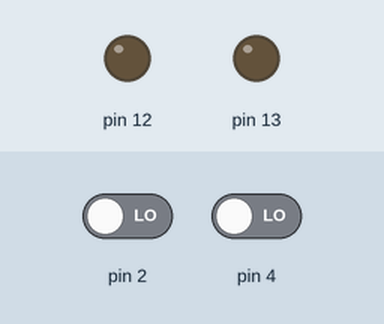
The sketch below on a simulated Arduino Uno, built with avr-gcc and run on an emulated ATmega328P. Parts: output pins drawn as LEDs (lit = HIGH). Inputs (shaded band) come from the test bench; at power-on: pin 2 LOW, pin 4 LOW.

Above: at 1.2 s.
1.3 s: pin 2 driven HIGH
At 1.7 s:
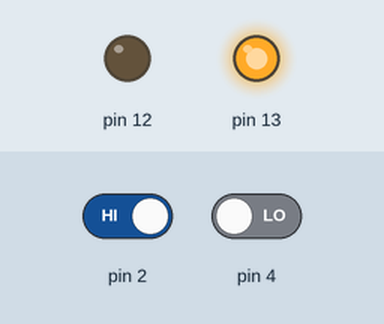
2.8 s: pin 4 driven HIGH
At 4.0 s:
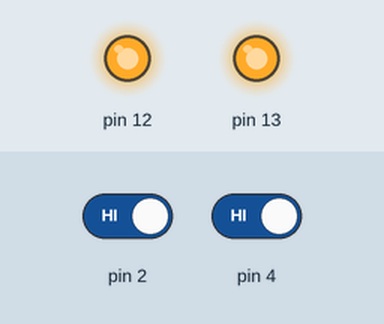
4.3 s: pin 2 driven LOW
At 5.2 s:
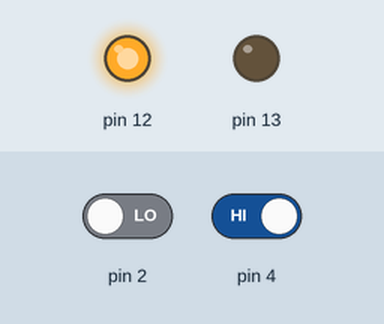
5.8 s: pin 4 driven LOW
At 6.3 s:
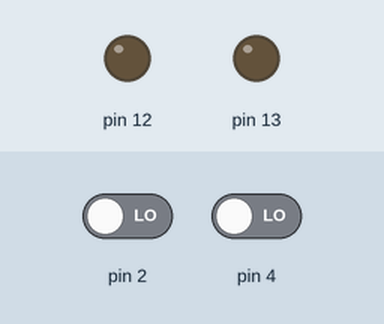
Timing chart, 0 to 8.3 s (numbered marks = the images above; inputs shaded):
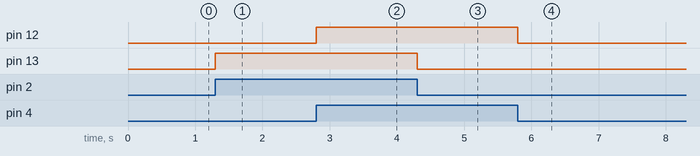

The sketch:

UnoControlledByESP.ino
```cpp
void setup() {
  // put your setup code here, to run once:
  pinMode(4, INPUT);
  pinMode(2, INPUT);
  pinMode(13, OUTPUT);
  pinMode(12, OUTPUT);
}

void loop() {
  // put your main code here, to run repeatedly:
  if(digitalRead(2) == HIGH)
    digitalWrite(13, HIGH);
  else
    digitalWrite(13, LOW);

  if(digitalRead(4) == HIGH)
    digitalWrite(12, HIGH);
  else
    digitalWrite(12, LOW);
}
```

Measured:
- after the input at 1.3 s, pin 13: LOW → HIGH at once
- after the input at 2.8 s, pin 12: LOW → HIGH at once
- after the input at 4.3 s, pin 13: HIGH → LOW at once
- after the input at 5.8 s, pin 12: HIGH → LOW at once
